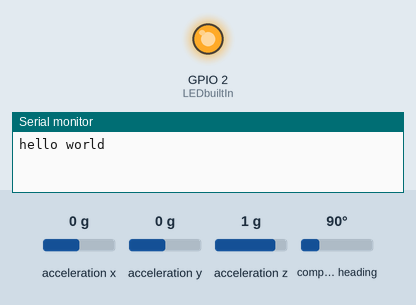
Bench run of a sketch on a simulated ESP32. Shown: output pins drawn as LEDs (lit = HIGH), the last lines printed to the serial monitor. Inputs (shaded band) come from the test bench; at power-on: acceleration x 0 g, acceleration y 0 g, acceleration z 1 g, compass heading 90°.

Above: at 0.1 s.
At 1.1 s:
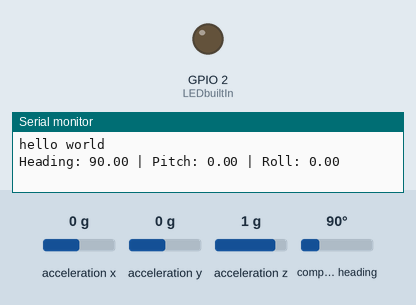
Timing chart, 0 to 2.6 s (numbered marks = the images above):
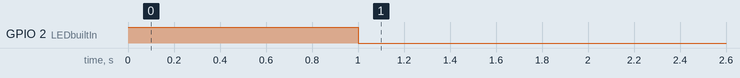

The sketch:

BNO055_test.ino
```cpp
// simple script to get readings from the BNO055 sensor

#include <Wire.h>
#include <Adafruit_Sensor.h>
#include <Adafruit_BNO055.h>

Adafruit_BNO055 bno = Adafruit_BNO055(55);

const int LEDbuiltIn = 2;


void setup() {
  pinMode(LEDbuiltIn, OUTPUT);
  digitalWrite(LEDbuiltIn, HIGH);

  Wire.begin(21, 22);  // set SDA and SCL for ESP32
  bno.begin();

  Serial.begin(115200);
  Serial.println("hello world");
  delay(1000);

  if (!bno.begin()) {
    Serial.println("Couldn't find BNO055. Check wiring!");
    while (1);
  }

  bno.setExtCrystalUse(true); // Optional but improves accuracy

  digitalWrite(LEDbuiltIn, LOW);
}

void loop() {
  imu::Vector<3> euler = bno.getVector(Adafruit_BNO055::VECTOR_EULER);

  Serial.print("Heading: ");
  Serial.print(euler.x());
  Serial.print(" | Pitch: ");
  Serial.print(euler.y());
  Serial.print(" | Roll: ");
  Serial.println(euler.z());

  delay(100);
}
```
